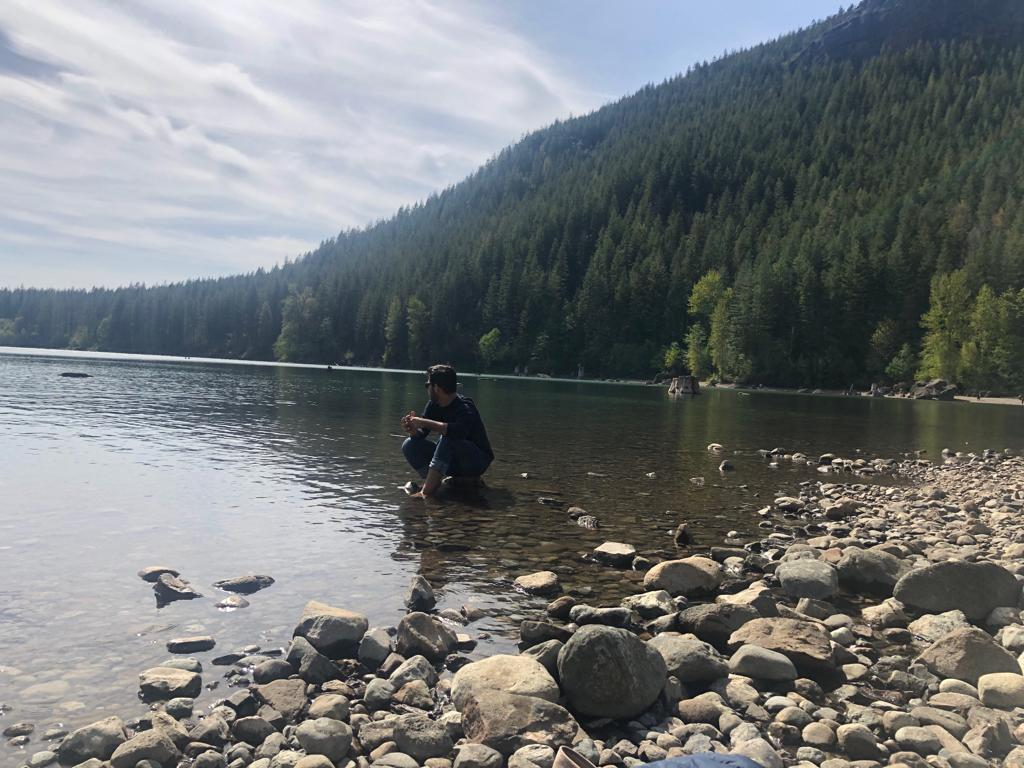
#> input picture img/background.JPG, 1024 x 768 px, found by its file name
$ python resize.py   (older library calls are emulated)
#> lines starting #> are read from the running program, lines starting #| are printed output that depends on the picture
from PIL import Image

img = Image.open("img/background.JPG")
#> img is the input picture: PIL image 1024x768 RGB; mean R, G, B 116.4, 119.8, 120.5
img = img.resize((1800,500), Image.ANTIALIAS)
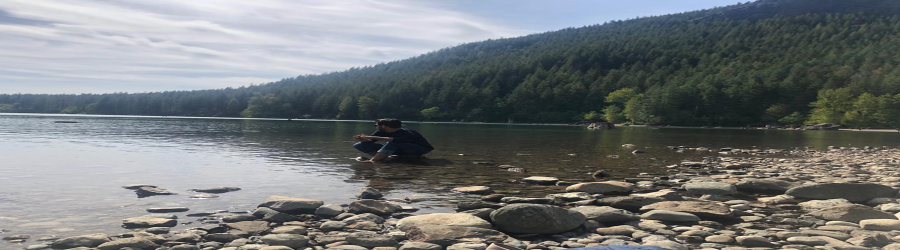
#> img: PIL image 1800x500 RGB (shown at 1/2 size); mean R, G, B 116.4, 119.8, 120.5
img.save("img/background_downsampled.jpg")
